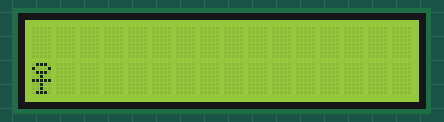
Bench run of a sketch on a simulated Arduino Uno, built with avr-gcc and run on an emulated ATmega328P. On the bench: 16×2 character LCD.

Above: at 0.1 s.
At 2.1 s:
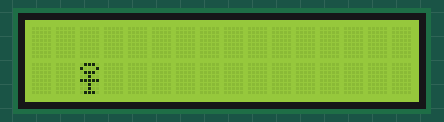
At 4.1 s:
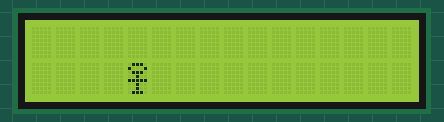
At 8.1 s:
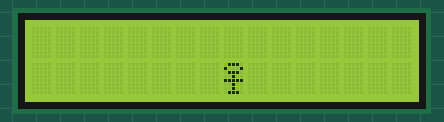
At 12.1 s:
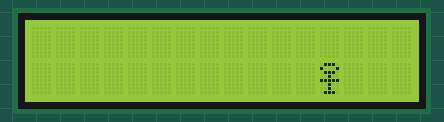
At 17.2 s:
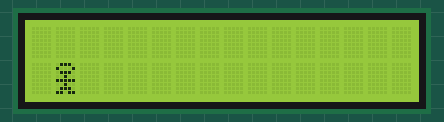

The sketch:

charsmilie.ino
```cpp
#include<LiquidCrystal.h>
LiquidCrystal lcd {13,12,7,6,5,4};
  byte smilie1[]={
  0b01110,
  0b10001,
  0b01110,
  0b00100,
  0b11111,
  0b00100,
  0b01110,
  0b11011,
  };

    byte smilie2[]={
  0b01110,
  0b10001,
  0b01110,
  0b00100,
  0b11111,
  0b00100,
  0b00100,
  0b01110,
  };


void setup() {
lcd.begin(16,2);
lcd.createChar(1,smilie1);
lcd.createChar(2,smilie2);

}

void loop() {

for(int i=0;i<16;i++)
{
   lcd.setCursor(i,1);
   if(i&1)
   {
   lcd.write(1);
   delay(1000);
   lcd.clear();
   }
   else{
   lcd.write(2);
   delay(1000);
   lcd.clear();
   }
  // put your main code here, to run repeatedly:
}
}
```

Measured:
- by itself, everything shown: repeats every 16.0 s, in 17 steps
- what the display in image 1 shows lasts 1.0 s, from 2.1 s to 3.1 s
